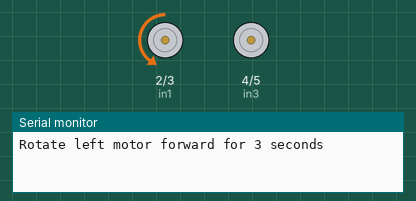
Bench run of a sketch on a simulated Arduino Uno, built with avr-gcc and run on an emulated ATmega328P. Parts: motor-driver pin pairs drawn as motors (green arrow = first pin HIGH = forward, orange = second pin HIGH = backward, longer = more drive, scaled by the enable pin), the last lines printed to the serial monitor. At 15.1 s the program stops and its outputs stay as they are.

Above: at 0.1 s.
At 4.1 s:
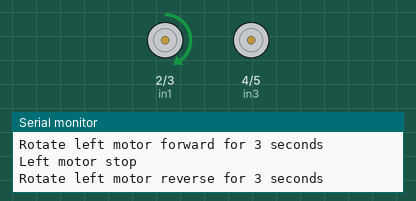
At 8.1 s:
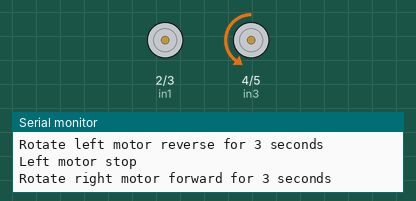
At 15.1 s:
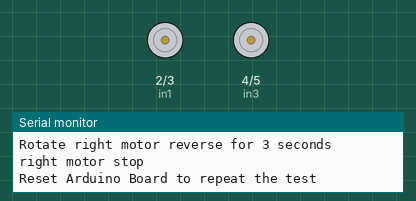
Timing chart, 0 to 16.6 s (numbered marks = the images above):
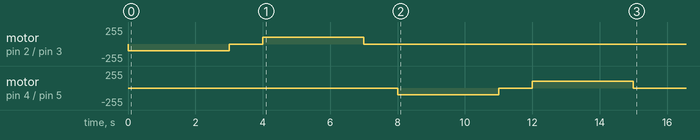

The sketch:

vRTCam_rover_wheel_check.ino
```cpp
/*
   This sketch is used to check the direction of left and right wheel.

   Open the Serial Monitor to check the test message
*/


//  Define Arduino pin for left motor
#define enA 10
#define in1 2
#define in2 3

// Define Arduino pin for right motor
#define enB 11
#define in3 4
#define in4 5

int motor_speed = 100;

void setup() {
  pinMode(enA, OUTPUT);
  pinMode(enB, OUTPUT);
  pinMode(in1, OUTPUT);
  pinMode(in2, OUTPUT);
  pinMode(in3, OUTPUT);
  pinMode(in4, OUTPUT);

  Serial.begin(9600);
}

void loop() {
  Serial.println("Rotate left motor forward for 3 seconds");
  leftMotorFwd(motor_speed);
  delay(3000);

  Serial.println("Left motor stop");
  leftMotorStop();
  delay(1000);

  Serial.println("Rotate left motor reverse for 3 seconds");
  leftMotorRev(motor_speed);
  delay(3000);

  Serial.println("Left motor stop");
  leftMotorStop();
  delay(1000);

  Serial.println("Rotate right motor forward for 3 seconds");
  rightMotorFwd(motor_speed);
  delay(3000);

  Serial.println("right motor stop");
  rightMotorStop();
  delay(1000);

  Serial.println("Rotate right motor reverse for 3 seconds");
  rightMotorRev(motor_speed);
  delay(3000);

  Serial.println("right motor stop");
  rightMotorStop();

  Serial.println("Reset Arduino Board to repeat the test");
  while (1);
}

void leftMotorStop() {
  digitalWrite(in1, LOW);
  digitalWrite(in2, LOW);
  analogWrite(enA, 0); // stop left motor
}

void leftMotorRev(int val) {
  digitalWrite(in1, HIGH);
  digitalWrite(in2, LOW);
  analogWrite(enA, val); // Send PWM signal to left motor
}

void leftMotorFwd(int val) {
  digitalWrite(in1, LOW);
  digitalWrite(in2, HIGH);
  analogWrite(enA, val); // Send PWM signal to left motor
}

void rightMotorStop() {
  digitalWrite(in3, LOW);
  digitalWrite(in4, LOW);
  analogWrite(enB, 0); // stop right motor
}

void rightMotorRev(int val) {
  digitalWrite(in3, HIGH);
  digitalWrite(in4, LOW);
  analogWrite(enB, val);
}

void rightMotorFwd(int val) {
  digitalWrite(in3, LOW);
  digitalWrite(in4, HIGH);
  analogWrite(enB, val);
}
```

Measured:
- by itself, motor on pin 4 (in3) / pin 5 (in4): stopped → backward 100/255 at 8.0 s, → stopped 3.0 s later, → forward 100/255 1.0 s later, → stopped 3.0 s later
- by itself, motor on pin 2 (in1) / pin 3 (in2): stopped → backward 100/255 at 0.00 s, → stopped 3.0 s later, → forward 100/255 1.0 s later, → stopped 3.0 s later
